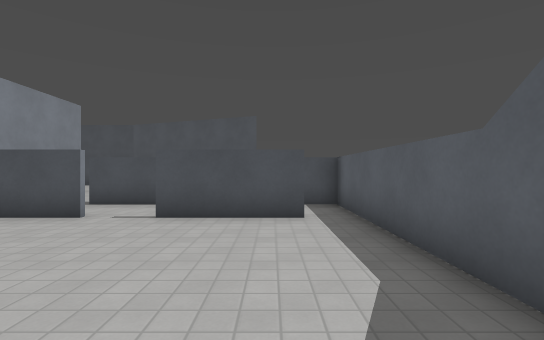
view 1 (above)

18 first-person views from a walk through a Godot game level. The camera is 1.4 m above the floor, looks level and sees 85° across. The floor is counted in squares, 1.44 m on a side. Each view is taken from the middle of a square. On the plan, view 1 faces up. The plan holds only what a view shows up to about 12 squares ahead; the rest is blank. The place goes on beyond the plan. Characters and animated objects are not drawn. Surface patterns are stand-ins for the level's own textures.

view 2
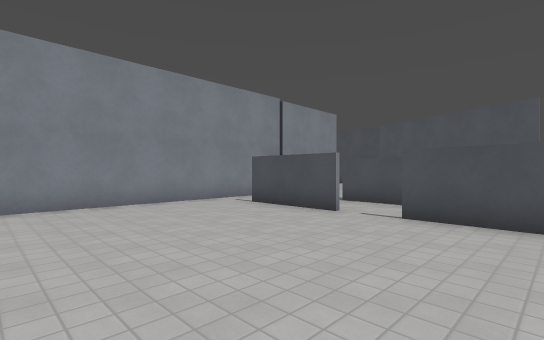

view 3
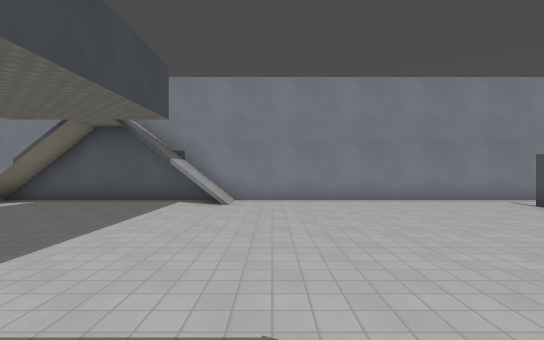

view 4
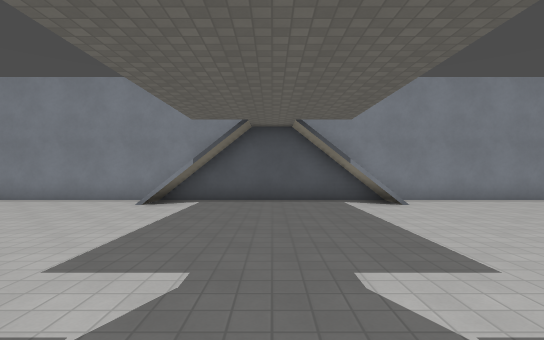

view 5
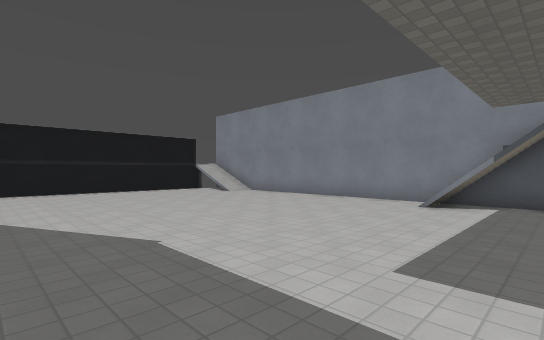

view 6
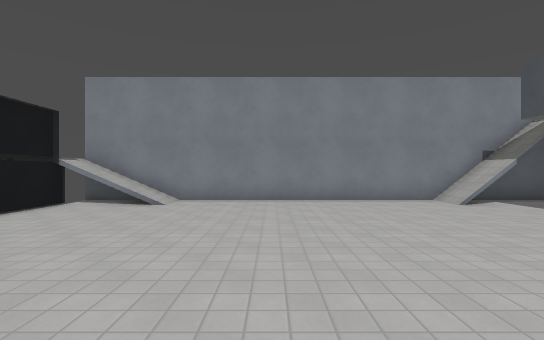

view 7
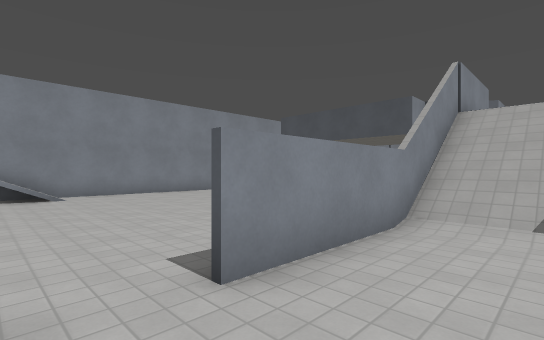

view 8
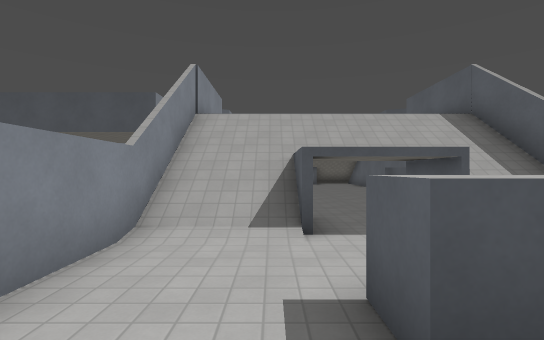

view 9
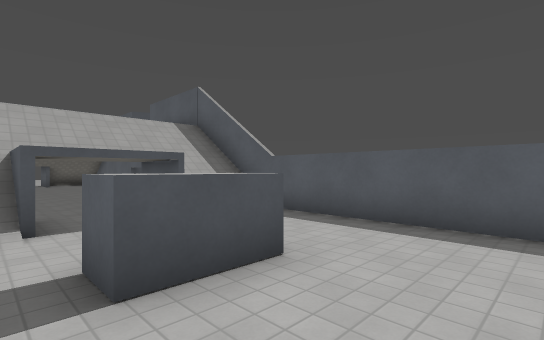

view 10
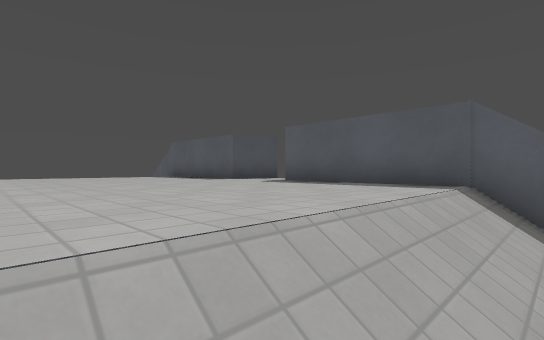

view 11
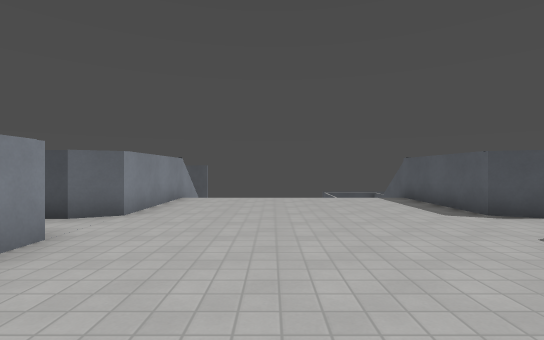

view 12
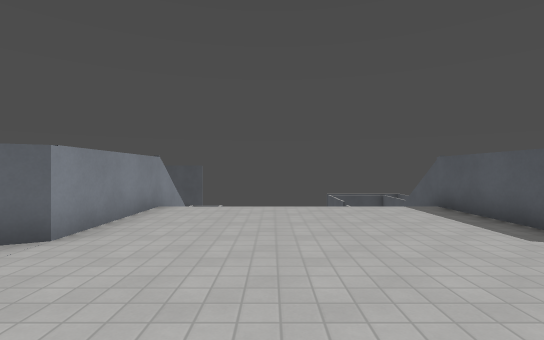

view 13
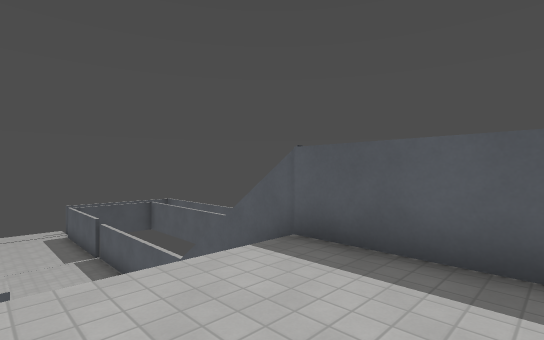

view 14
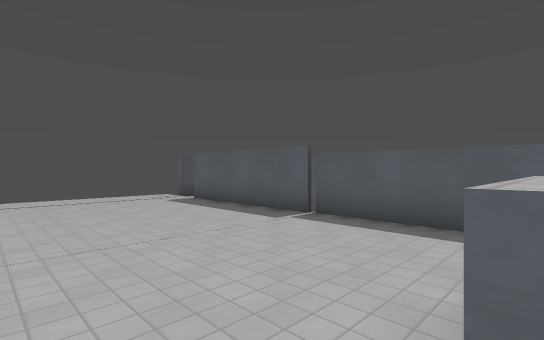

view 15
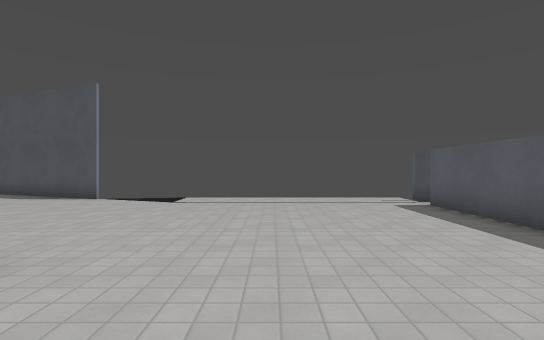

view 16
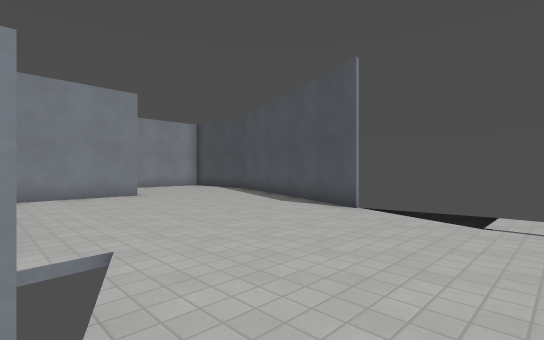

view 17
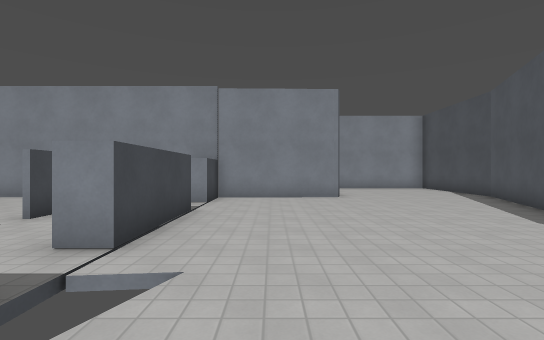

view 18
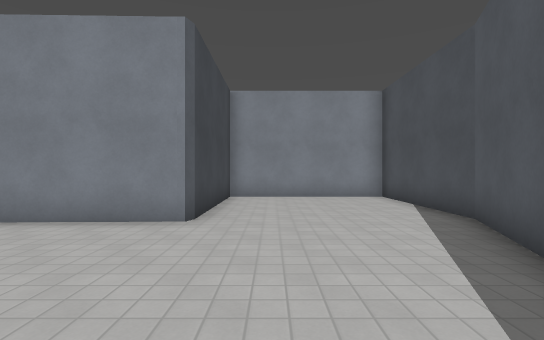

### Floor plan
Key: @ floor where view 1 was taken; # wall or solid block; x gap in a wall; . main floor; : floor 2 m higher than the main floor; + floor 3.5 m higher than the main floor; / step, stairs or slope; ^ raised ledge; O other object.
Columns run from 14 left of view 1 to 10 right of it. Each row starts with its distance up from view 1.
 19 #########
 18 #.......###
 17 #.........####
 16 #............# /........#
 15 #..............//.......#
 14 #.......................#
 13 ######..................#
 12      #..................#
 11      #..................#
 10      #........ .........#
  9      ##x.x###.x##.......#
  8      #   ..... .#.......#
  7      #.   ...  .# ......#
  6      #..###.###.#  .....#
  5      #..........# .^^   #
  4      #..........#       #
  3      #..........#       #
  2      #..........#       #
  1      #........  #       #
  0      #........@ #      /#
 -1      #........ .#///////#
 -2      #........  #+++++++#
 -3      #O.......  #+++++++#
 -4      #........  #+++++++#
 -5      #........  #+++++++#
 -6      #........ ./+++++++.
 -7      #........ .#+++++++#
 -8      #......... #+++++++#
 -9      #O.........#+++++++#
-10      #..........#+++++++#
-11      #..........#///////#
-12      #..........#///////#
-13      #..........#//::///#
-14      #..........#//    /#
-15      #..........#...   .#
-16      #..........#...  ..#
-17      #..........#..^^...#
-18      #/.........#.......#
-19      #/.................#
-20      #/.........  . ....#

Where each view was taken, in squares from view 1:
view 1: 0 up, 0 right, facing up
view 2: 0 up, 0 right, facing up-left
view 3: 1 down, 1 right, facing left
view 4: 6 down, 1 right, facing left
view 5: 7 down, 1 right, facing down-left
view 6: 15 down, 1 right, facing left
view 7: 20 down, 4 right, facing up-left
view 8: 19 down, 4 right, facing up
view 9: 20 down, 4 right, facing up-right
view 10: 12 down, 4 right, facing up-right
view 11: 11 down, 5 right, facing up
view 12: 9 down, 5 right, facing up
view 13: 4 down, 6 right, facing up-right
view 14: 5 up, 4 right, facing up-right
view 15: 6 up, 5 right, facing up
view 16: 9 up, 3 right, facing up-left
view 17: 11 up, 2 right, facing left
view 18: 15 up, 3 left, facing left
